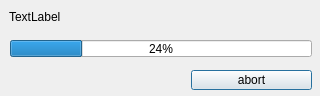
<?xml version="1.0" encoding="UTF-8"?>
<ui version="4.0">
 <class>Dialog</class>
 <widget class="QDialog" name="Dialog">
  <property name="geometry">
   <rect>
    <x>0</x>
    <y>0</y>
    <width>320</width>
    <height>96</height>
   </rect>
  </property>
  <property name="windowTitle">
   <string>Transmission</string>
  </property>
  <widget class="QProgressBar" name="progressBar">
   <property name="geometry">
    <rect>
     <x>10</x>
     <y>40</y>
     <width>302</width>
     <height>17</height>
    </rect>
   </property>
   <property name="value">
    <number>24</number>
   </property>
  </widget>
  <widget class="QLabel" name="stateLabel">
   <property name="geometry">
    <rect>
     <x>9</x>
     <y>9</y>
     <width>59</width>
     <height>16</height>
    </rect>
   </property>
   <property name="text">
    <string>TextLabel</string>
   </property>
  </widget>
  <widget class="QPushButton" name="abortButton">
   <property name="geometry">
    <rect>
     <x>191</x>
     <y>70</y>
     <width>121</width>
     <height>20</height>
    </rect>
   </property>
   <property name="text">
    <string>abort</string>
   </property>
  </widget>
 </widget>
 <resources/>
 <connections/>
</ui>
